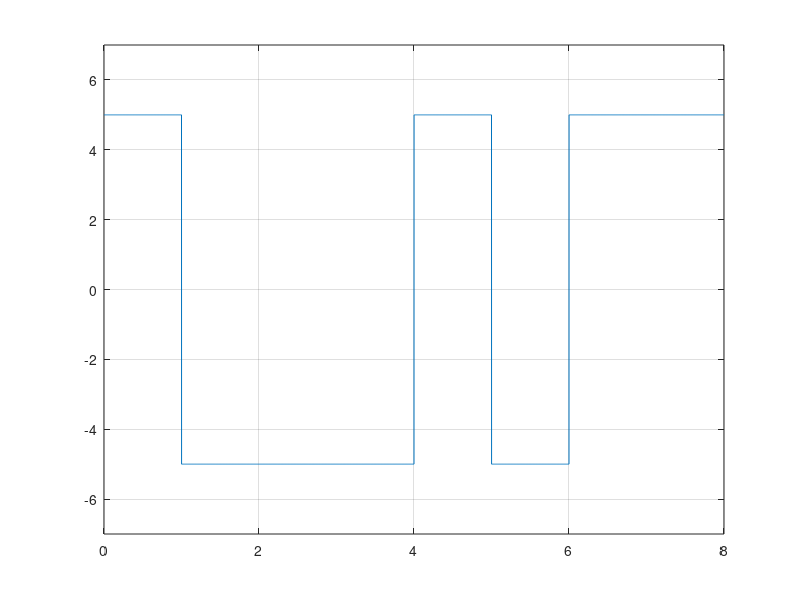

Recreate this plot in MATLAB.
bits = [0 1 0 0 1 1 1 0];

%modulation
voltage = 5;
bitrate = 1;

sampling_rate = 1000;
sampling_time = 1/sampling_rate;

end_time = length(bits)/bitrate;

time = 0:sampling_time:end_time;

index = 1;

sign = 1;

if bits(index)==1
    sign=-1*sign;
end

for i=1:length(time)
    modulation(i)=voltage*sign;
    
    if time(i)*bitrate>=index
        index=index+1;
        
        if(index<=length(bits) && bits(index)==1)
            sign=-1*sign;
        end
    end
end

plot(time,modulation);
axis([0,end_time,-voltage-2,voltage+2]);
grid on;

%Demodulation

index = 1;
last=voltage;

for i=1:length(modulation)
    if(modulation(i)==last)
        demodulation(index)=0;
    else
        demodulation(index)=1;
    end
    
    if(time(i)*bitrate>=index)
        index=index+1;
        last = modulation(i);
    end
end

disp(demodulation);
